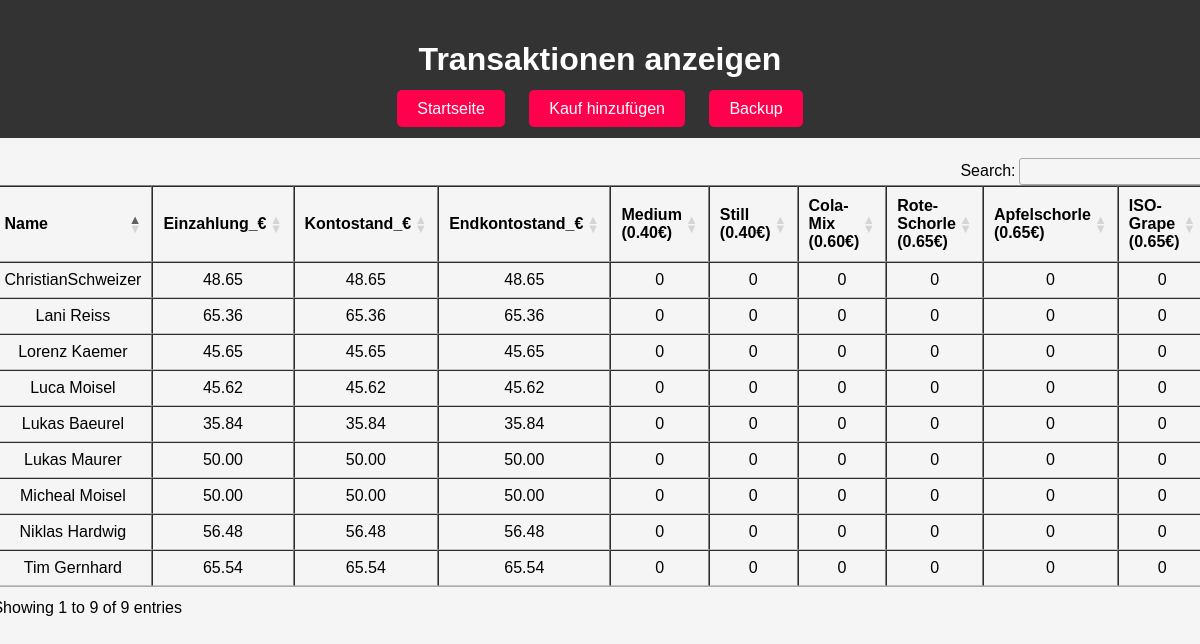
The page /watch on the database as committed earlier.
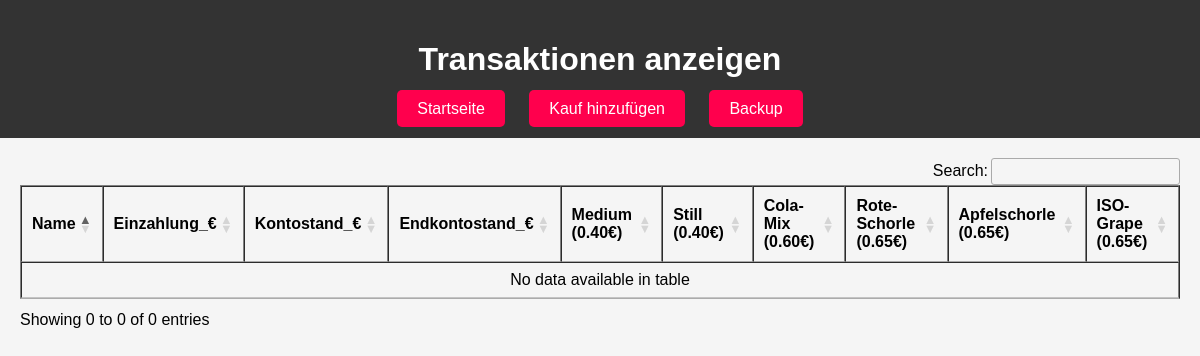
The same page on the database as committed later.
### tables this page shows
CREATE TABLE Teilnehmer (
        T_ID INTEGER PRIMARY KEY AUTOINCREMENT, 
        Name VARCHAR(50),
        TN_Barcode VARCHAR(50),
        Checkout BOOLEAN DEFAULT 0
    );

### app.py (the view)
@app.route('/watch')
def watch():
    print('watch') # Debugging-Information
    conn = get_db_connection()
    cursor = conn.cursor()
    aktualisere_endkontostand()
    cursor.execute("SELECT name FROM sqlite_master WHERE type='table' AND name='Produkt';")
    if not cursor.fetchone():
        conn.close()
        return "Die Tabelle 'Produkt' existiert nicht in der Datenbank.", 404
    produkt_infos = cursor.execute("SELECT P_ID, Beschreibung, ROUND(Preis, 2) as Preis FROM Produkt").fetchall()
    produkt_summen = ", ".join([f"SUM(CASE WHEN Transaktion.P_ID = {pid} THEN Transaktion.Menge ELSE 0 END) AS '{desc} ({preis:.2f}€)'" for pid, desc, preis in produkt_infos])
    sql_query = f"""
        SELECT
            Teilnehmer.Name,
            Konto.Einzahlung AS Einzahlung_€,
            printf('%04.2f', ROUND(Konto.Kontostand, 2)) AS Kontostand_€,
            printf('%04.2f', ROUND(Konto.Endkontostand, 2)) AS Endkontostand_€,
            {produkt_summen}
        FROM Teilnehmer
        JOIN Konto ON Teilnehmer.T_ID = Konto.T_ID
        LEFT JOIN Transaktion ON Konto.K_ID = Transaktion.K_ID
        GROUP BY Teilnehmer.T_ID, Teilnehmer.Name, Konto.Einzahlung, ROUND(Konto.Kontostand, 2)
        ORDER BY Teilnehmer.T_ID;
    """
    result = cursor.execute(sql_query).fetchall()
    conn.close()
    df = pd.DataFrame(result, columns=[desc[0] for desc in cursor.description])
    return render_template('watch.html', tables=df.to_html(classes='data', header=True, index=False))

### database.py (called while the page is built)
def get_db_connection():
    conn = sqlite3.connect(db_name)
    conn.row_factory = sqlite3.Row
    return conn

### templates/watch.html (shortened to what this page needs)
<!DOCTYPE html>
<html lang="de">
<head>
    <link rel="stylesheet" href="https://cdn.datatables.net/1.10.21/css/jquery.dataTables.min.css">
</head>
<body>
    <header>
        <h1 class="topic">Transaktionen anzeigen</h1>
        <nav>
            <ul>
                <li><a href="/">Startseite</a></li>
                <li><a href="/add_buy">Kauf hinzufügen</a></li>
                <li><a href="/backup">Backup</a></li>
            </ul>
        </nav>
    </header>
    <main>
        <div>
            {{ tables|safe }}
        </div>
    </main>
</body>
</html>

### templates/watch.html (style rules this page uses)
body { font-family: Arial, sans-serif; background-color: #f5f5f5; margin: 0; padding: 0; display: flex; flex-direction: column; height: 100vh; height: 100%; justify-content: center; align-items: center; }
header { width: 100%; text-align: center; padding: 20px 0; background-color: #333; color: white; }
nav ul { list-style: none; padding: 0; text-align: center; margin: 0; }
nav ul li { display: inline; margin-right: 20px; }
nav ul li:last-child { margin-right: 0; }
nav ul li a { text-decoration: none; padding: 10px 20px; background-color: #ff004d; color: white; border: none; border-radius: 5px; transition: background-color 0.3s; }
main { flex: 1; display: flex; flex-direction: column; align-items: center; justify-content: center; text-align: center; padding: 20px; }
a { display: column; text-align: center; margin-top: 20px; color: #333; text-decoration: none; }

Rows that differ between the two databases and show on the page:
removed Teilnehmer: Name "Name Einzahlung_€ Kontostand_€ Endkontostand_€ Medium (0.40€) Still (0.40€) Cola-Mix (0.60€) Rote-Schorle (0.65€) Apfelschorle (0.65€) ISO-Grape (0.65€) Lukas Maurer 50.00 50.00 50.00 0 0 0 0 0 0 Micheal Moisel 50.00 50.00 50.00 0 0 0 0 0 0 Niklas Hardwig 56.48 56.48 56.48 0 0 0 0 0 0 Tim Gernhard 65.54 65.54 65.54 0 0 0 0 0 0 Lorenz Kaemer 45.65 45.65 45.65 0 0 0 0 0 0 Lukas Baeurel 35.84 35.84 35.84 0 0 0 0 0 0 Luca Moisel 45.62 45.62 45.62 0 0 0 0 0 0 ChristianSchweizer 48.65 48.65 48.65 0 0 0 0 0 0 Lani Reiss 65.36 65.36 65.36 0 0 0 0 0 0"
Other text that changed with them:
text written by a page script: "Search: Showing 1 to 9 of 9 entries" → "Search: Showing 0 to 0 of 0 entries"
{{ tables|safe }}: (not shown) → "Name Einzahlung_€ Kontostand_€ Endkontostand_€ Medium (0.40€) Still (0.40€) Cola-Mix (0.60€) Rote-Schorle (0.65€) Apfelschorle (0.65€) ISO-Grape (0.65€) No data available in table"
